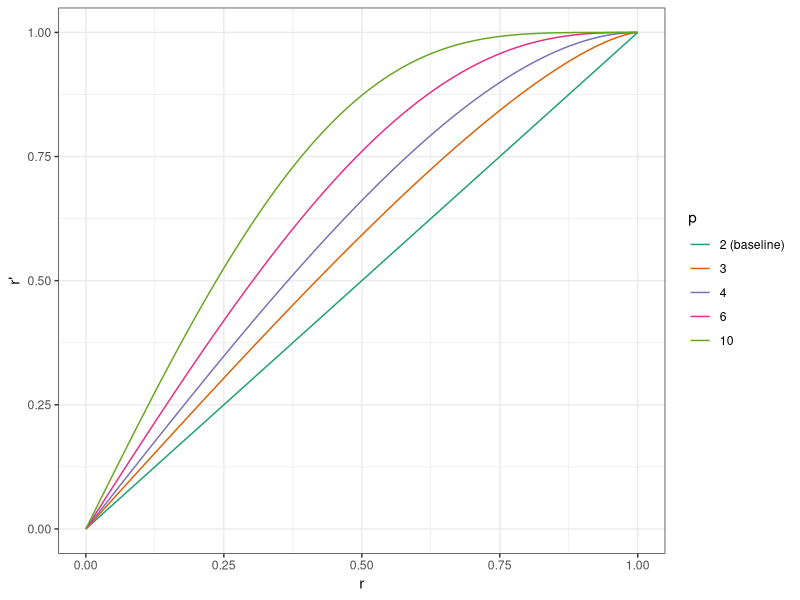
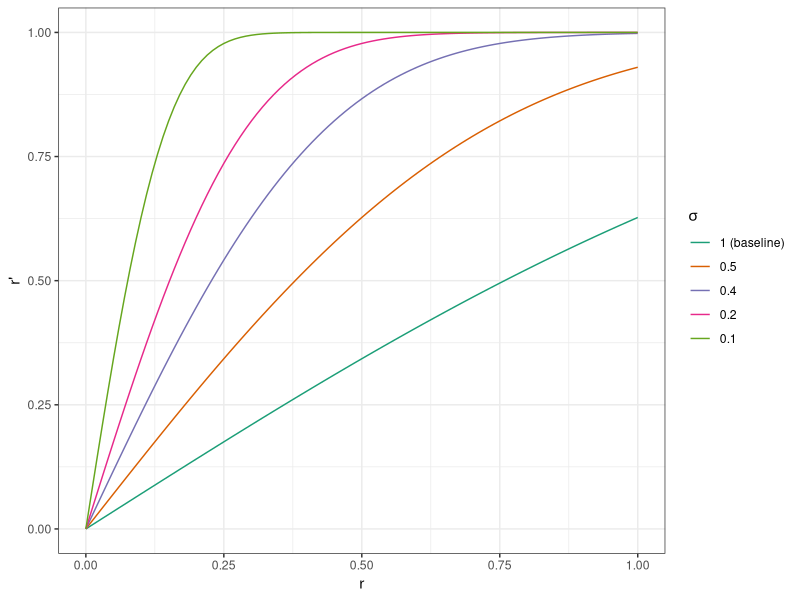

Here is the R script that generated these plots, in order:
## ---- chunk 1
knitr::opts_chunk$set(echo = FALSE, message = FALSE, warning = FALSE)
## ---- chunk 2
library(tidyverse)
# define index as function of c
trans_p <- function(p){
  function(r){
    sqrt( 1 - (1-r^2)^(p/2))
  }
}
  
# plot dependence for selected values
ggplot(data = data.frame(x = c(0,1)), mapping = aes(x = x)) +
    stat_function(
        fun = trans_p(2),
        mapping = aes(color = "ca")) +
  stat_function(
        fun = trans_p(3),
        mapping = aes(color = "cb")) +
  stat_function(
        fun = trans_p(4),
        mapping = aes(color = "cc")) +
    stat_function(
        fun = trans_p(6),
        mapping = aes(color = "cd")) +
      stat_function(
        fun = trans_p(10),
        mapping = aes(color = "ce")) +
  scale_color_manual(name = "p",
                     values = RColorBrewer::brewer.pal(5, "Dark2"),
                     labels = c("2 (baseline)","3", "4", "6", "10")) +
  xlab("r") + ylab("r'") + theme_bw()

## ---- chunk 3
# define index as function of c
trans_sig <- function(sig){
  function(r){
    sqrt( 1 - exp(- r^2 / (2* sig^2)))
  }
}
  
# plot dependence for selected values
ggplot(data = data.frame(x = c(0,1)), mapping = aes(x = x)) +
    stat_function(
        fun = trans_sig(1),
        mapping = aes(color = "ca")) +
  stat_function(
        fun = trans_sig(0.5),
        mapping = aes(color = "cb")) +
  stat_function(
        fun = trans_sig(0.3),
        mapping = aes(color = "cc")) +
    stat_function(
        fun = trans_sig(0.2),
        mapping = aes(color = "cd")) +
      stat_function(
        fun = trans_sig(0.1),
        mapping = aes(color = "ce")) +
  scale_color_manual(name = expression(sigma),
                     values = RColorBrewer::brewer.pal(5, "Dark2"),
                     labels = c("1 (baseline)","0.5", "0.4", "0.2", "0.1")) +
  xlab("r") + ylab("r'") + theme_bw()

